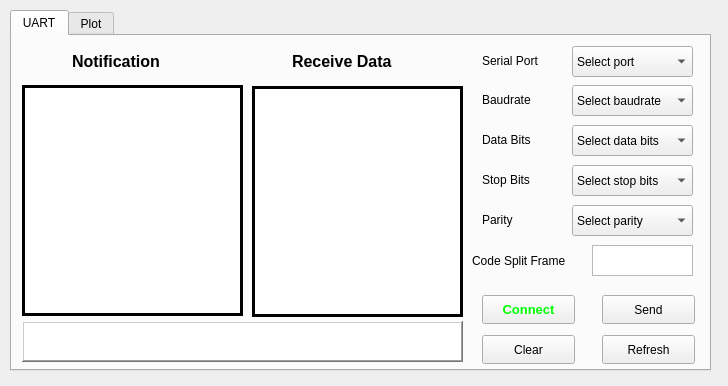
<?xml version="1.0" encoding="UTF-8"?>
<ui version="4.0">
 <class>MainWindow</class>
 <widget class="QMainWindow" name="MainWindow">
  <property name="geometry">
   <rect>
    <x>0</x>
    <y>0</y>
    <width>728</width>
    <height>386</height>
   </rect>
  </property>
  <property name="windowTitle">
   <string>MainWindow</string>
  </property>
  <widget class="QWidget" name="centralwidget">
   <widget class="QTabWidget" name="tabWidget">
    <property name="geometry">
     <rect>
      <x>10</x>
      <y>10</y>
      <width>701</width>
      <height>361</height>
     </rect>
    </property>
    <property name="tabPosition">
     <enum>QTabWidget::North</enum>
    </property>
    <property name="tabShape">
     <enum>QTabWidget::Rounded</enum>
    </property>
    <property name="currentIndex">
     <number>0</number>
    </property>
    <property name="elideMode">
     <enum>Qt::ElideNone</enum>
    </property>
    <widget class="QWidget" name="tab">
     <attribute name="title">
      <string>UART</string>
     </attribute>
     <widget class="QTextEdit" name="code_txt">
      <property name="geometry">
       <rect>
        <x>580</x>
        <y>209</y>
        <width>101</width>
        <height>31</height>
       </rect>
      </property>
     </widget>
     <widget class="QPushButton" name="clear_butt">
      <property name="geometry">
       <rect>
        <x>470</x>
        <y>299</y>
        <width>93</width>
        <height>29</height>
       </rect>
      </property>
      <property name="text">
       <string>Clear</string>
      </property>
     </widget>
     <widget class="QComboBox" name="dataBit_cb">
      <property name="geometry">
       <rect>
        <x>560</x>
        <y>89</y>
        <width>121</width>
        <height>31</height>
       </rect>
      </property>
      <item>
       <property name="text">
        <string>Select data bits</string>
       </property>
      </item>
      <item>
       <property name="text">
        <string>5 </string>
       </property>
      </item>
      <item>
       <property name="text">
        <string>6 </string>
       </property>
      </item>
      <item>
       <property name="text">
        <string>7 </string>
       </property>
      </item>
      <item>
       <property name="text">
        <string>8 </string>
       </property>
      </item>
     </widget>
     <widget class="QLabel" name="label_2">
      <property name="geometry">
       <rect>
        <x>470</x>
        <y>48</y>
        <width>81</width>
        <height>31</height>
       </rect>
      </property>
      <property name="text">
       <string>Baudrate</string>
      </property>
     </widget>
     <widget class="QTextEdit" name="dataSend_txt">
      <property name="geometry">
       <rect>
        <x>10</x>
        <y>285</y>
        <width>441</width>
        <height>41</height>
       </rect>
      </property>
      <property name="frameShape">
       <enum>QFrame::WinPanel</enum>
      </property>
      <property name="frameShadow">
       <enum>QFrame::Raised</enum>
      </property>
      <property name="lineWidth">
       <number>4</number>
      </property>
     </widget>
     <widget class="QComboBox" name="port_cb">
      <property name="geometry">
       <rect>
        <x>560</x>
        <y>10</y>
        <width>121</width>
        <height>31</height>
       </rect>
      </property>
      <item>
       <property name="text">
        <string>Select port</string>
       </property>
      </item>
     </widget>
     <widget class="QComboBox" name="stopBit_cb">
      <property name="geometry">
       <rect>
        <x>560</x>
        <y>129</y>
        <width>121</width>
        <height>31</height>
       </rect>
      </property>
      <item>
       <property name="text">
        <string>Select stop bits</string>
       </property>
      </item>
      <item>
       <property name="text">
        <string>1</string>
       </property>
      </item>
      <item>
       <property name="text">
        <string>1,5</string>
       </property>
      </item>
      <item>
       <property name="text">
        <string>2</string>
       </property>
      </item>
     </widget>
     <widget class="QLabel" name="label_4">
      <property name="geometry">
       <rect>
        <x>470</x>
        <y>128</y>
        <width>81</width>
        <height>31</height>
       </rect>
      </property>
      <property name="text">
       <string>Stop Bits</string>
      </property>
     </widget>
     <widget class="QPushButton" name="send_butt">
      <property name="geometry">
       <rect>
        <x>590</x>
        <y>259</y>
        <width>93</width>
        <height>29</height>
       </rect>
      </property>
      <property name="text">
       <string>Send</string>
      </property>
     </widget>
     <widget class="QTextEdit" name="message_txt">
      <property name="geometry">
       <rect>
        <x>10</x>
        <y>49</y>
        <width>221</width>
        <height>231</height>
       </rect>
      </property>
      <property name="frameShape">
       <enum>QFrame::Box</enum>
      </property>
      <property name="frameShadow">
       <enum>QFrame::Plain</enum>
      </property>
      <property name="lineWidth">
       <number>3</number>
      </property>
     </widget>
     <widget class="QLabel" name="label_6">
      <property name="geometry">
       <rect>
        <x>460</x>
        <y>209</y>
        <width>111</width>
        <height>31</height>
       </rect>
      </property>
      <property name="text">
       <string>Code Split Frame</string>
      </property>
     </widget>
     <widget class="QLabel" name="label_5">
      <property name="geometry">
       <rect>
        <x>470</x>
        <y>168</y>
        <width>81</width>
        <height>31</height>
       </rect>
      </property>
      <property name="text">
       <string>Parity</string>
      </property>
     </widget>
     <widget class="QPushButton" name="refresh_butt">
      <property name="geometry">
       <rect>
        <x>590</x>
        <y>299</y>
        <width>93</width>
        <height>29</height>
       </rect>
      </property>
      <property name="text">
       <string>Refresh</string>
      </property>
     </widget>
     <widget class="QPushButton" name="connect_butt">
      <property name="geometry">
       <rect>
        <x>470</x>
        <y>259</y>
        <width>93</width>
        <height>29</height>
       </rect>
      </property>
      <property name="font">
       <font>
        <pointsize>10</pointsize>
        <bold>true</bold>
       </font>
      </property>
      <property name="styleSheet">
       <string notr="true">color: rgb(0, 255, 0)</string>
      </property>
      <property name="text">
       <string>Connect</string>
      </property>
     </widget>
     <widget class="QComboBox" name="parity_cb">
      <property name="geometry">
       <rect>
        <x>560</x>
        <y>169</y>
        <width>121</width>
        <height>31</height>
       </rect>
      </property>
      <item>
       <property name="text">
        <string>Select parity</string>
       </property>
      </item>
      <item>
       <property name="text">
        <string>No Parity</string>
       </property>
      </item>
      <item>
       <property name="text">
        <string>Even Parity</string>
       </property>
      </item>
      <item>
       <property name="text">
        <string>Odd Parity</string>
       </property>
      </item>
      <item>
       <property name="text">
        <string>Mark Parity</string>
       </property>
      </item>
      <item>
       <property name="text">
        <string>Space Parity</string>
       </property>
      </item>
     </widget>
     <widget class="QComboBox" name="baud_cb">
      <property name="geometry">
       <rect>
        <x>560</x>
        <y>49</y>
        <width>121</width>
        <height>31</height>
       </rect>
      </property>
      <item>
       <property name="text">
        <string>Select baudrate</string>
       </property>
      </item>
     </widget>
     <widget class="QLabel" name="label_3">
      <property name="geometry">
       <rect>
        <x>470</x>
        <y>88</y>
        <width>81</width>
        <height>31</height>
       </rect>
      </property>
      <property name="text">
       <string>Data Bits</string>
      </property>
     </widget>
     <widget class="QLabel" name="label">
      <property name="geometry">
       <rect>
        <x>470</x>
        <y>9</y>
        <width>81</width>
        <height>31</height>
       </rect>
      </property>
      <property name="text">
       <string>Serial Port</string>
      </property>
     </widget>
     <widget class="QTextEdit" name="receive_txt">
      <property name="geometry">
       <rect>
        <x>240</x>
        <y>50</y>
        <width>211</width>
        <height>231</height>
       </rect>
      </property>
      <property name="frameShape">
       <enum>QFrame::Box</enum>
      </property>
      <property name="frameShadow">
       <enum>QFrame::Plain</enum>
      </property>
      <property name="lineWidth">
       <number>3</number>
      </property>
     </widget>
     <widget class="QLabel" name="label_9">
      <property name="geometry">
       <rect>
        <x>60</x>
        <y>10</y>
        <width>121</width>
        <height>31</height>
       </rect>
      </property>
      <property name="font">
       <font>
        <pointsize>12</pointsize>
        <bold>true</bold>
       </font>
      </property>
      <property name="text">
       <string>Notification</string>
      </property>
     </widget>
     <widget class="QLabel" name="label_10">
      <property name="geometry">
       <rect>
        <x>280</x>
        <y>10</y>
        <width>131</width>
        <height>31</height>
       </rect>
      </property>
      <property name="font">
       <font>
        <pointsize>12</pointsize>
        <bold>true</bold>
       </font>
      </property>
      <property name="text">
       <string>Receive Data</string>
      </property>
     </widget>
    </widget>
    <widget class="QWidget" name="tab_2">
     <attribute name="title">
      <string>Plot</string>
     </attribute>
     <widget class="QCustomPlot" name="graph" native="true">
      <property name="geometry">
       <rect>
        <x>10</x>
        <y>10</y>
        <width>511</width>
        <height>311</height>
       </rect>
      </property>
     </widget>
     <widget class="QPushButton" name="plot_butt">
      <property name="geometry">
       <rect>
        <x>530</x>
        <y>10</y>
        <width>81</width>
        <height>29</height>
       </rect>
      </property>
      <property name="text">
       <string>Plot</string>
      </property>
     </widget>
     <widget class="QPushButton" name="clearGraph_butt">
      <property name="geometry">
       <rect>
        <x>610</x>
        <y>10</y>
        <width>81</width>
        <height>29</height>
       </rect>
      </property>
      <property name="text">
       <string>Clear</string>
      </property>
     </widget>
     <widget class="QComboBox" name="lineStyle_cb">
      <property name="geometry">
       <rect>
        <x>530</x>
        <y>80</y>
        <width>141</width>
        <height>31</height>
       </rect>
      </property>
      <item>
       <property name="text">
        <string>None</string>
       </property>
      </item>
      <item>
       <property name="text">
        <string>Line</string>
       </property>
      </item>
      <item>
       <property name="text">
        <string>Step Left</string>
       </property>
      </item>
      <item>
       <property name="text">
        <string>Step Right</string>
       </property>
      </item>
      <item>
       <property name="text">
        <string>Step Center</string>
       </property>
      </item>
      <item>
       <property name="text">
        <string>Step Pulse</string>
       </property>
      </item>
     </widget>
     <widget class="QLabel" name="label_7">
      <property name="geometry">
       <rect>
        <x>530</x>
        <y>50</y>
        <width>101</width>
        <height>20</height>
       </rect>
      </property>
      <property name="text">
       <string>Line Style</string>
      </property>
     </widget>
     <widget class="QLabel" name="label_8">
      <property name="geometry">
       <rect>
        <x>530</x>
        <y>120</y>
        <width>101</width>
        <height>20</height>
       </rect>
      </property>
      <property name="text">
       <string>Scatter Style</string>
      </property>
     </widget>
     <widget class="QComboBox" name="scatterStyle_cb">
      <property name="geometry">
       <rect>
        <x>530</x>
        <y>150</y>
        <width>141</width>
        <height>31</height>
       </rect>
      </property>
      <item>
       <property name="text">
        <string>None</string>
       </property>
      </item>
      <item>
       <property name="text">
        <string>Dot</string>
       </property>
      </item>
      <item>
       <property name="text">
        <string>Cross</string>
       </property>
      </item>
      <item>
       <property name="text">
        <string>Plush</string>
       </property>
      </item>
      <item>
       <property name="text">
        <string>Circle</string>
       </property>
      </item>
      <item>
       <property name="text">
        <string>Disc</string>
       </property>
      </item>
      <item>
       <property name="text">
        <string>Square</string>
       </property>
      </item>
      <item>
       <property name="text">
        <string>Diamond</string>
       </property>
      </item>
      <item>
       <property name="text">
        <string>Star</string>
       </property>
      </item>
      <item>
       <property name="text">
        <string>Triangle</string>
       </property>
      </item>
      <item>
       <property name="text">
        <string>Triangle Inverted</string>
       </property>
      </item>
      <item>
       <property name="text">
        <string>Cross Square</string>
       </property>
      </item>
      <item>
       <property name="text">
        <string>Plush Circle</string>
       </property>
      </item>
      <item>
       <property name="text">
        <string>Peace</string>
       </property>
      </item>
     </widget>
     <widget class="QPushButton" name="run_butt">
      <property name="geometry">
       <rect>
        <x>530</x>
        <y>190</y>
        <width>91</width>
        <height>31</height>
       </rect>
      </property>
      <property name="font">
       <font>
        <bold>true</bold>
       </font>
      </property>
      <property name="styleSheet">
       <string notr="true">color :rgb(0, 255, 0)</string>
      </property>
      <property name="text">
       <string>Run</string>
      </property>
     </widget>
     <widget class="QPushButton" name="saveGraph_butt">
      <property name="geometry">
       <rect>
        <x>530</x>
        <y>230</y>
        <width>91</width>
        <height>31</height>
       </rect>
      </property>
      <property name="text">
       <string>Save Graph</string>
      </property>
     </widget>
    </widget>
   </widget>
  </widget>
 </widget>
 <customwidgets>
  <customwidget>
   <class>QCustomPlot</class>
   <extends>QWidget</extends>
   <header>qcustomplot.h</header>
   <container>1</container>
  </customwidget>
 </customwidgets>
 <resources/>
 <connections/>
</ui>
